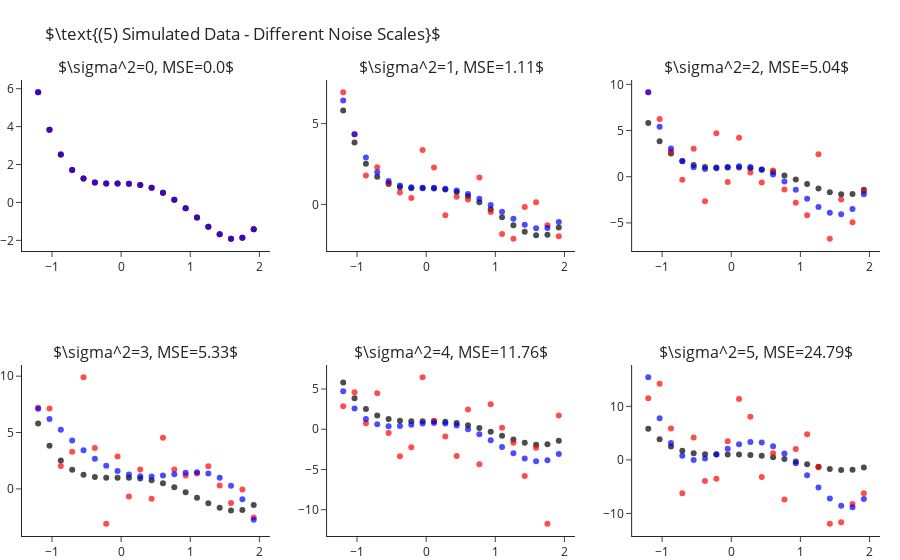

The notebook cell this image was saved under:
### Markdown cell above
How is it that we are able to fit "better" models for $k$s larger than the true one? As we increase $k$ we enable the model
more "degrees of freedom" to try and adapt itself to the observed data. The higher $k$ the more the learner will "go after
the noise" and miss the real signal of the data. In other words, what we have just observed is what is known as **overfitting**.

Later in the course we will learn methods for detection and avoidance of overfitting.


## Fitting Polynomial Over Different Sample Noise Levels

Next, let us set $k=4$ (the true values) and study the outputted models when training over different noise levels. Though
we will only be changing the scale of the noise (i.e. the variance, $\sigma^2$), changing other properties such as its
distribution is interesting too. As we would expect, as we increase the scale of the noise our error increases. We can
observe this also in a visual manner, where the fitted polynomial (in blue) less and less resembles the actual model (in black).

### Code cell
scales = range(6)
fig = make_subplots(2, 3, subplot_titles=list(map(str, scales)))
for i, s in enumerate(scales):
    r,c = i//3+1, i%3+1
    
    y = y_ + np.random.normal(scale=s, size=len(y_))
    y_hat = make_pipeline(PolynomialFeatures(4), LinearRegression(fit_intercept=False)).fit(X, y).predict(X)

    fig.add_traces([go.Scatter(x=x, y=y_, mode="markers", name="Real Points",  marker=dict(color="black", opacity=.7), showlegend=False),
                    go.Scatter(x=x, y=y, mode="markers", name="Observed Points",  marker=dict(color="red", opacity=.7), showlegend=False),
                    go.Scatter(x=x, y=y_hat, mode="markers", name="Predicted Points",  marker=dict(color="blue", opacity=.7), showlegend=False)], rows=r, cols=c)
    fig["layout"]["annotations"][i]["text"] = rf"$\sigma^2={{0}}, MSE={{1}}$".format(s, round(np.mean((y-y_hat)**2), 2))

fig.update_layout(title=r"$\text{(5) Simulated Data - Different Noise Scales}$", margin=dict(t=80)).show()

### Figure 1 — Plotly figure (JSON) as saved in the notebook; plotly's stock layout.template omitted (floating-point values rounded to 4 significant figures)
{"data": [{"marker": {"color": "black", "opacity": 0.7}, "mode": "markers", "name": "Real Points", "showlegend": false, "type": "scatter", "x": [-1.2, -1.036, -0.8718, -0.7077, -0.5436, -0.3795, -0.2154, -0.05128, 0.1128, 0.2769, 0.441, 0.6051, 0.7692, 0.9333, 1.097, 1.262, 1.426, 1.59, 1.754, 1.918], "xaxis": "x", "y": [5.81, 3.838, 2.523, 1.709, 1.261, 1.058, 0.9989, 0.999, 0.9909, 0.9251, 0.769, 0.5078, 0.1439, -0.3028, -0.7951, -1.278, -1.68, -1.912, -1.866, -1.418], "yaxis": "y"}, {"marker": {"color": "red", "opacity": 0.7}, "mode": "markers", "name": "Observed Points", "showlegend": false, "type": "scatter", "x": [-1.2, -1.036, -0.8718, -0.7077, -0.5436, -0.3795, -0.2154, -0.05128, 0.1128, 0.2769, 0.441, 0.6051, 0.7692, 0.9333, 1.097, 1.262, 1.426, 1.59, 1.754, 1.918], "xaxis": "x", "y": [5.81, 3.838, 2.523, 1.709, 1.261, 1.058, 0.9989, 0.999, 0.9909, 0.9251, 0.769, 0.5078, 0.1439, -0.3028, -0.7951, -1.278, -1.68, -1.912, -1.866, -1.418], "yaxis": "y"}, {"marker": {"color": "blue", "opacity": 0.7}, "mode": "markers", "name": "Predicted Points", "showlegend": false, "type": "scatter", "x": [-1.2, -1.036, -0.8718, -0.7077, -0.5436, -0.3795, -0.2154, -0.05128, 0.1128, 0.2769, 0.441, 0.6051, 0.7692, 0.9333, 1.097, 1.262, 1.426, 1.59, 1.754, 1.918], "xaxis": "x", "y": [5.81, 3.838, 2.523, 1.709, 1.261, 1.058, 0.9989, 0.999, 0.9909, 0.9251, 0.769, 0.5078, 0.1439, -0.3028, -0.7951, -1.278, -1.68, -1.912, -1.866, -1.418], "yaxis": "y"}, {"marker": {"color": "black", "opacity": 0.7}, "mode": "markers", "name": "Real Points", "showlegend": false, "type": "scatter", "x": [-1.2, -1.036, -0.8718, -0.7077, -0.5436, -0.3795, -0.2154, -0.05128, 0.1128, 0.2769, 0.441, 0.6051, 0.7692, 0.9333, 1.097, 1.262, 1.426, 1.59, 1.754, 1.918], "xaxis": "x2", "y": [5.81, 3.838, 2.523, 1.709, 1.261, 1.058, 0.9989, 0.999, 0.9909, 0.9251, 0.769, 0.5078, 0.1439, -0.3028, -0.7951, -1.278, -1.68, -1.912, -1.866, -1.418], "yaxis": "y2"}, {"marker": {"color": "red", "opacity": 0.7}, "mode": "markers", "name": "Observed Points", "showlegend": false, "type": "scatter", "x": [-1.2, -1.036, -0.8718, -0.7077, -0.5436, -0.3795, -0.2154, -0.05128, 0.1128, 0.2769, 0.441, 0.6051, 0.7692, 0.9333, 1.097, 1.262, 1.426, 1.59, 1.754, 1.918], "xaxis": "x2", "y": [6.937, 4.342, 1.784, 2.305, 1.321, 0.7454, 0.3985, 3.375, 2.287, -0.6609, 0.4846, 0.2996, 1.671, -0.4699, -1.823, -2.118, -0.1595, 0.1387, -1.28, -1.964], "yaxis": "y2"}, {"marker": {"color": "blue", "opacity": 0.7}, "mode": "markers", "name": "Predicted Points", "showlegend": false, "type": "scatter", "x": [-1.2, -1.036, -0.8718, -0.7077, -0.5436, -0.3795, -0.2154, -0.05128, 0.1128, 0.2769, 0.441, 0.6051, 0.7692, 0.9333, 1.097, 1.262, 1.426, 1.59, 1.754, 1.918], "xaxis": "x2", "y": [6.429, 4.337, 2.906, 1.987, 1.449, 1.176, 1.068, 1.041, 1.028, 0.9785, 0.858, 0.648, 0.3464, -0.03256, -0.4585, -0.8847, -1.248, -1.47, -1.454, -1.088], "yaxis": "y2"}, {"marker": {"color": "black", "opacity": 0.7}, "mode": "markers", "name": "Real Points", "showlegend": false, "type": "scatter", "x": [-1.2, -1.036, -0.8718, -0.7077, -0.5436, -0.3795, -0.2154, -0.05128, 0.1128, 0.2769, 0.441, 0.6051, 0.7692, 0.9333, 1.097, 1.262, 1.426, 1.59, 1.754, 1.918], "xaxis": "x3", "y": [5.81, 3.838, 2.523, 1.709, 1.261, 1.058, 0.9989, 0.999, 0.9909, 0.9251, 0.769, 0.5078, 0.1439, -0.3028, -0.7951, -1.278, -1.68, -1.912, -1.866, -1.418], "yaxis": "y3"}, {"marker": {"color": "red", "opacity": 0.7}, "mode": "markers", "name": "Observed Points", "showlegend": false, "type": "scatter", "x": [-1.2, -1.036, -0.8718, -0.7077, -0.5436, -0.3795, -0.2154, -0.05128, 0.1128, 0.2769, 0.441, 0.6051, 0.7692, 0.9333, 1.097, 1.262, 1.426, 1.59, 1.754, 1.918], "xaxis": "x3", "y": [9.136, 6.259, 2.724, -0.3182, 3.03, -2.646, 4.696, -0.5648, 4.206, 0.4528, -0.6252, 0.6768, -1.394, -2.825, -4.185, 2.425, -6.711, -2.479, -4.917, -1.596], "yaxis": "y3"}, {"marker": {"color": "blue", "opacity": 0.7}, "mode": "markers", "name": "Predicted Points", "showlegend": false, "type": "scatter", "x": [-1.2, -1.036, -0.8718, -0.7077, -0.5436, -0.3795, -0.2154, -0.05128, 0.1128, 0.2769, 0.441, 0.6051, 0.7692, 0.9333, 1.097, 1.262, 1.426, 1.59, 1.754, 1.918], "xaxis": "x3", "y": [9.137, 5.418, 3.042, 1.677, 1.03, 0.8473, 0.9146, 1.056, 1.136, 1.057, 0.7609, 0.2284, -0.52, -1.425, -2.389, -3.273, -3.902, -4.06, -3.491, -1.902], "yaxis": "y3"}, {"marker": {"color": "black", "opacity": 0.7}, "mode": "markers", "name": "Real Points", "showlegend": false, "type": "scatter", "x": [-1.2, -1.036, -0.8718, -0.7077, -0.5436, -0.3795, -0.2154, -0.05128, 0.1128, 0.2769, 0.441, 0.6051, 0.7692, 0.9333, 1.097, 1.262, 1.426, 1.59, 1.754, 1.918], "xaxis": "x4", "y": [5.81, 3.838, 2.523, 1.709, 1.261, 1.058, 0.9989, 0.999, 0.9909, 0.9251, 0.769, 0.5078, 0.1439, -0.3028, -0.7951, -1.278, -1.68, -1.912, -1.866, -1.418], "yaxis": "y4"}, {"marker": {"color": "red", "opacity": 0.7}, "mode": "markers", "name": "Observed Points", "showlegend": false, "type": "scatter", "x": [-1.2, -1.036, -0.8718, -0.7077, -0.5436, -0.3795, -0.2154, -0.05128, 0.1128, 0.2769, 0.441, 0.6051, 0.7692, 0.9333, 1.097, 1.262, 1.426, 1.59, 1.754, 1.918], "xaxis": "x4", "y": [7.208, 7.127, 2.026, 3.289, 9.9, 3.629, -3.087, 2.873, -0.6757, 1.71, -0.8779, 4.537, 1.723, 1.197, 1.373, 2.013, 0.2959, -1.24, -0.05725, -2.535], "yaxis": "y4"}, {"marker": {"color": "blue", "opacity": 0.7}, "mode": "markers", "name": "Predicted Points", "showlegend": false, "type": "scatter", "x": [-1.2, -1.036, -0.8718, -0.7077, -0.5436, -0.3795, -0.2154, -0.05128, 0.1128, 0.2769, 0.441, 0.6051, 0.7692, 0.9333, 1.097, 1.262, 1.426, 1.59, 1.754, 1.918], "xaxis": "x4", "y": [7.109, 6.197, 5.238, 4.296, 3.425, 2.666, 2.046, 1.582, 1.278, 1.126, 1.104, 1.179, 1.307, 1.429, 1.475, 1.364, 0.9993, 0.2756, -0.9267, -2.739], "yaxis": "y4"}, {"marker": {"color": "black", "opacity": 0.7}, "mode": "markers", "name": "Real Points", "showlegend": false, "type": "scatter", "x": [-1.2, -1.036, -0.8718, -0.7077, -0.5436, -0.3795, -0.2154, -0.05128, 0.1128, 0.2769, 0.441, 0.6051, 0.7692, 0.9333, 1.097, 1.262, 1.426, 1.59, 1.754, 1.918], "xaxis": "x5", "y": [5.81, 3.838, 2.523, 1.709, 1.261, 1.058, 0.9989, 0.999, 0.9909, 0.9251, 0.769, 0.5078, 0.1439, -0.3028, -0.7951, -1.278, -1.68, -1.912, -1.866, -1.418], "yaxis": "y5"}, {"marker": {"color": "red", "opacity": 0.7}, "mode": "markers", "name": "Observed Points", "showlegend": false, "type": "scatter", "x": [-1.2, -1.036, -0.8718, -0.7077, -0.5436, -0.3795, -0.2154, -0.05128, 0.1128, 0.2769, 0.441, 0.6051, 0.7692, 0.9333, 1.097, 1.262, 1.426, 1.59, 1.754, 1.918], "xaxis": "x5", "y": [2.852, 4.603, 0.7458, 4.479, -0.4778, -3.357, -2.246, 6.453, 1.021, -0.8868, -3.33, 2.443, -4.347, 3.11, 0.1728, -1.667, -5.816, -2.314, -11.74, 1.717], "yaxis": "y5"}, {"marker": {"color": "blue", "opacity": 0.7}, "mode": "markers", "name": "Predicted Points", "showlegend": false, "type": "scatter", "x": [-1.2, -1.036, -0.8718, -0.7077, -0.5436, -0.3795, -0.2154, -0.05128, 0.1128, 0.2769, 0.441, 0.6051, 0.7692, 0.9333, 1.097, 1.262, 1.426, 1.59, 1.754, 1.918], "xaxis": "x5", "y": [4.729, 2.581, 1.281, 0.6097, 0.3716, 0.3983, 0.5479, 0.7044, 0.7785, 0.707, 0.4532, 0.006585, -0.6169, -1.375, -2.199, -2.995, -3.64, -3.988, -3.864, -3.069], "yaxis": "y5"}, {"marker": {"color": "black", "opacity": 0.7}, "mode": "markers", "name": "Real Points", "showlegend": false, "type": "scatter", "x": [-1.2, -1.036, -0.8718, -0.7077, -0.5436, -0.3795, -0.2154, -0.05128, 0.1128, 0.2769, 0.441, 0.6051, 0.7692, 0.9333, 1.097, 1.262, 1.426, 1.59, 1.754, 1.918], "xaxis": "x6", "y": [5.81, 3.838, 2.523, 1.709, 1.261, 1.058, 0.9989, 0.999, 0.9909, 0.9251, 0.769, 0.5078, 0.1439, -0.3028, -0.7951, -1.278, -1.68, -1.912, -1.866, -1.418], "yaxis": "y6"}, {"marker": {"color": "red", "opacity": 0.7}, "mode": "markers", "name": "Observed Points", "showlegend": false, "type": "scatter", "x": [-1.2, -1.036, -0.8718, -0.7077, -0.5436, -0.3795, -0.2154, -0.05128, 0.1128, 0.2769, 0.441, 0.6051, 0.7692, 0.9333, 1.097, 1.262, 1.426, 1.59, 1.754, 1.918], "xaxis": "x6", "y": [11.51, 14.24, 5.868, -6.224, 4.175, -3.945, -3.503, 3.491, 11.39, 8.055, -3.216, 1.228, -7.39, 2.052, 4.789, -1.358, -11.92, -11.65, -8.254, -6.217], "yaxis": "y6"}, {"marker": {"color": "blue", "opacity": 0.7}, "mode": "markers", "name": "Predicted Points", "showlegend": false, "type": "scatter", "x": [-1.2, -1.036, -0.8718, -0.7077, -0.5436, -0.3795, -0.2154, -0.05128, 0.1128, 0.2769, 0.441, 0.6051, 0.7692, 0.9333, 1.097, 1.262, 1.426, 1.59, 1.754, 1.918], "xaxis": "x6", "y": [15.43, 7.793, 3.143, 0.7516, -0.02869, 0.238, 1.069, 2.064, 2.904, 3.352, 3.253, 2.534, 1.204, -0.6481, -2.849, -5.143, -7.197, -8.591, -8.825, -7.319], "yaxis": "y6"}], "layout": {"annotations": [{"font": {"size": 16}, "showarrow": false, "text": "$\\sigma^2=0, MSE=0.0$", "x": 0.1444, "xanchor": "center", "xref": "paper", "y": 1.0, "yanchor": "bottom", "yref": "paper"}, {"font": {"size": 16}, "showarrow": false, "text": "$\\sigma^2=1, MSE=1.11$", "x": 0.5, "xanchor": "center", "xref": "paper", "y": 1.0, "yanchor": "bottom", "yref": "paper"}, {"font": {"size": 16}, "showarrow": false, "text": "$\\sigma^2=2, MSE=5.04$", "x": 0.8556, "xanchor": "center", "xref": "paper", "y": 1.0, "yanchor": "bottom", "yref": "paper"}, {"font": {"size": 16}, "showarrow": false, "text": "$\\sigma^2=3, MSE=5.33$", "x": 0.1444, "xanchor": "center", "xref": "paper", "y": 0.375, "yanchor": "bottom", "yref": "paper"}, {"font": {"size": 16}, "showarrow": false, "text": "$\\sigma^2=4, MSE=11.76$", "x": 0.5, "xanchor": "center", "xref": "paper", "y": 0.375, "yanchor": "bottom", "yref": "paper"}, {"font": {"size": 16}, "showarrow": false, "text": "$\\sigma^2=5, MSE=24.79$", "x": 0.8556, "xanchor": "center", "xref": "paper", "y": 0.375, "yanchor": "bottom", "yref": "paper"}], "margin": {"t": 80}, "title": {"text": "$\\text{(5) Simulated Data - Different Noise Scales}$"}, "xaxis": {"anchor": "y", "domain": [0.0, 0.2889]}, "xaxis2": {"anchor": "y2", "domain": [0.3556, 0.6444]}, "xaxis3": {"anchor": "y3", "domain": [0.7111, 1.0]}, "xaxis4": {"anchor": "y4", "domain": [0.0, 0.2889]}, "xaxis5": {"anchor": "y5", "domain": [0.3556, 0.6444]}, "xaxis6": {"anchor": "y6", "domain": [0.7111, 1.0]}, "yaxis": {"anchor": "x", "domain": [0.625, 1.0]}, "yaxis2": {"anchor": "x2", "domain": [0.625, 1.0]}, "yaxis3": {"anchor": "x3", "domain": [0.625, 1.0]}, "yaxis4": {"anchor": "x4", "domain": [0.0, 0.375]}, "yaxis5": {"anchor": "x5", "domain": [0.0, 0.375]}, "yaxis6": {"anchor": "x6", "domain": [0.0, 0.375]}}}
